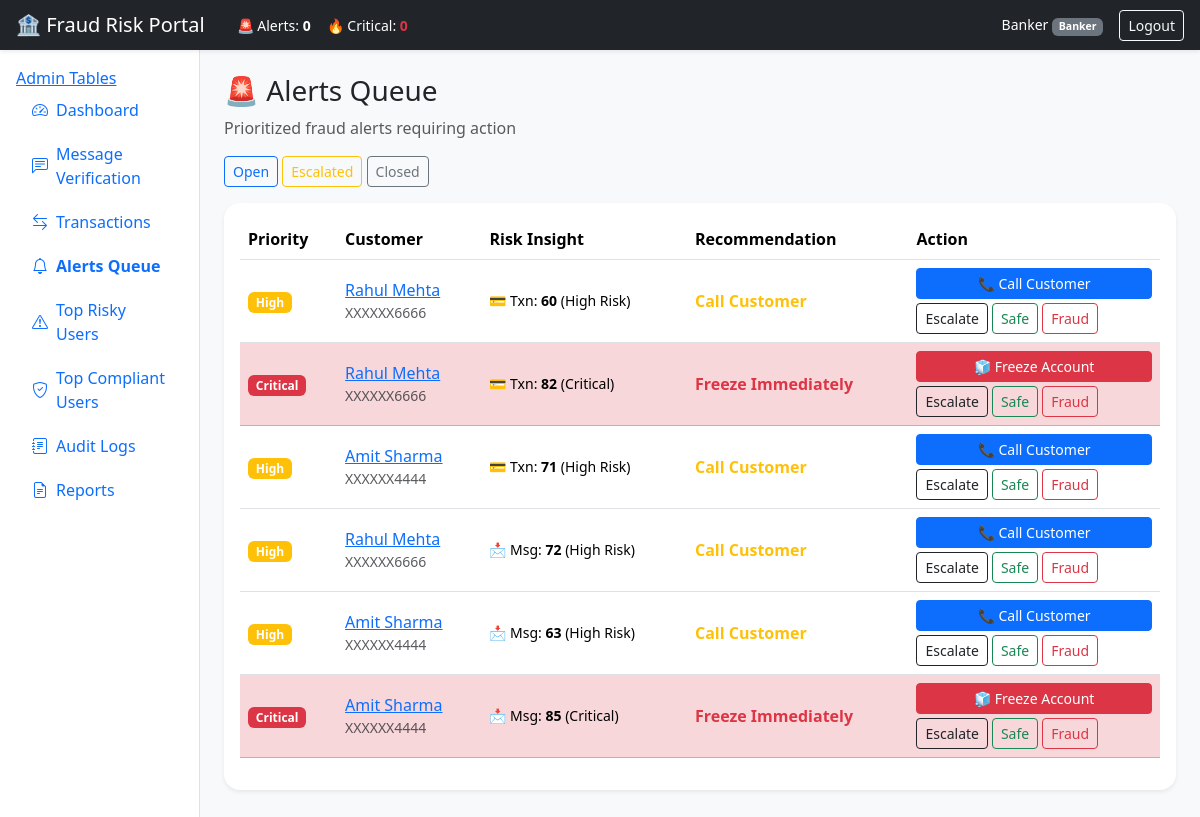
Screenshot of /alerts (signed in) with the database file from the repository.
### app/models.py (models this page shows, shortened)
class User(db.Model, UserMixin):
    id = db.Column(db.Integer, primary_key=True)
    username = db.Column(db.String(80), unique=True, nullable=False)
    full_name = db.Column(db.String(120), nullable=False)
    role = db.Column(db.String(40), nullable=False, default=ROLE_BANKER)
    password_hash = db.Column(db.String(255), nullable=False)
    active = db.Column(db.Boolean, default=True)

class Alert(db.Model):
    id = db.Column(db.Integer, primary_key=True)
    alert_type = db.Column(db.String(40), nullable=False)
    severity = db.Column(db.String(20), default="Medium")
    message_id = db.Column(db.Integer, db.ForeignKey("message.id"), nullable=True)
    transaction_id = db.Column(db.Integer, db.ForeignKey("transaction.id"), nullable=True)
    customer_id = db.Column(db.Integer, db.ForeignKey("customer.id"), nullable=True)
    assigned_role = db.Column(db.String(40), default="Fraud Analyst")
    status = db.Column(db.String(20), default="Open")
    last_action = db.Column(db.String(120), default="Created")
    created_at = db.Column(db.DateTime, default=datetime.utcnow)

class Customer(db.Model):
    id = db.Column(db.Integer, primary_key=True)
    customer_ref = db.Column(db.String(30), unique=True, nullable=False)
    full_name = db.Column(db.String(120), nullable=False)
    phone_masked = db.Column(db.String(20), nullable=False)
    email_masked = db.Column(db.String(120), nullable=True)
    account_masked = db.Column(db.String(30), nullable=False)
    account_status = db.Column(db.String(20), default="Active")
    kyc_status = db.Column(db.String(20), default="Pending")
    account_age_months = db.Column(db.Integer, default=12)
    device_change_frequency = db.Column(db.Integer, default=0)
    location_mismatch_count = db.Column(db.Integer, default=0)
    complaint_count = db.Column(db.Integer, default=0)
    vulnerability_indicator = db.Column(db.Integer, default=0)
    transaction_velocity = db.Column(db.Float, default=0.0)
    message_frequency = db.Column(db.Integer, default=0)
    linked_user_flag = db.Column(db.String(20), default="Compliant")

class TransactionPrediction(db.Model):
    id = db.Column(db.Integer, primary_key=True)
    transaction_id = db.Column(db.Integer, db.ForeignKey("transaction.id"), nullable=False)
    fraud_probability = db.Column(db.Float, nullable=False)
    risk_score = db.Column(db.Integer, nullable=False)
    risk_category = db.Column(db.String(30), nullable=False)
    reasons_json = db.Column(db.Text, nullable=False)
    anomaly_score = db.Column(db.Float, default=0.0)
    model_probability = db.Column(db.Float, default=0.0)

class MessagePrediction(db.Model):
    id = db.Column(db.Integer, primary_key=True)
    message_id = db.Column(db.Integer, db.ForeignKey("message.id"), nullable=False)
    scam_probability = db.Column(db.Float, nullable=False)
    risk_score = db.Column(db.Integer, nullable=False)
    risk_category = db.Column(db.String(30), nullable=False)
    reasons_json = db.Column(db.Text, nullable=False)
    keywords_json = db.Column(db.Text, nullable=False)
    action_recommendation = db.Column(db.String(255), nullable=False)
    model_probability = db.Column(db.Float, default=0.0)
    rule_score = db.Column(db.Float, default=0.0)

### app/routes/main.py (the view)
@main_bp.route("/alerts")
@login_required
def alerts_queue():
    status = request.args.get("status", "Open")
    alerts = Alert.query.filter_by(status=status).order_by(Alert.created_at.desc()).all()
    customers = {c.id: c for c in Customer.query.all()}
    msg_preds = {p.message_id: p for p in MessagePrediction.query.all()}
    tx_preds = {p.transaction_id: p for p in TransactionPrediction.query.all()}
    return render_template(
        "alerts.html",
        alerts=alerts,
        customers=customers,
        msg_preds=msg_preds,
        tx_preds=tx_preds,
        status=status
    )

### app/models.py (called while the page is built)
@login_manager.user_loader
def load_user(user_id):
    return db.session.get(User, int(user_id))

### app/routes/main.py (called while the page is built)
@main_bp.app_context_processor
def inject_stats():
    stats = {
        "total": MessagePrediction.query.count(),
        "fraud": MessagePrediction.query.filter(MessagePrediction.risk_score >= 50).count(),
        "legit": MessagePrediction.query.filter(MessagePrediction.risk_score < 50).count(),
    }
    return dict(stats=stats)

### templates/alerts.html
{% extends "base.html" %}
{% block content %}
<h3 class="mb-2">🚨 Alerts Queue</h3>
<p class="text-muted">Prioritized fraud alerts requiring action</p>
<div class="mb-3">
  <a class="btn btn-sm btn-outline-primary" href="{{ url_for('main.alerts_queue', status='Open') }}">Open</a>
  <a class="btn btn-sm btn-outline-warning" href="{{ url_for('main.alerts_queue', status='Escalated') }}">Escalated</a>
  <a class="btn btn-sm btn-outline-secondary" href="{{ url_for('main.alerts_queue', status='Closed') }}">Closed</a>
</div>
<div class="card shadow-sm rounded-4">
  <div class="card-body">
    <div class="table-responsive">
      <table class="table align-middle">
        <thead>
          <tr>
            <th>Priority</th>
            <th>Customer</th>
            <th>Risk Insight</th>
            <th>Recommendation</th>
            <th>Action</th>
          </tr>
        </thead>
        <tbody>
        {% for a in alerts %}
          {% set c = customers.get(a.customer_id) %}
          {% set mp = msg_preds.get(a.message_id) %}
          {% set tp = tx_preds.get(a.transaction_id) %}
          <tr class="{% if a.severity == 'Critical' %}table-danger{% endif %}">
            <td>
              <span class="badge
                {% if a.severity == 'Critical' %}bg-danger
                {% elif a.severity == 'High' %}bg-warning
                {% else %}bg-secondary{% endif %}">
                {{ a.severity }}
              </span>
            </td>
            <td>
              {% if c %}
                <a href="{{ url_for('main.customer_profile', customer_id=c.id) }}">
                  {{ c.full_name }}
                </a>
                <div class="small text-muted">{{ c.account_masked }}</div>
              {% else %}
                -
              {% endif %}
            </td>
            <td class="small">
              {% if mp %}
                📩 Msg: <b>{{ mp.risk_score }}</b> ({{ mp.risk_category }})<br>
              {% endif %}
              {% if tp %}
                💳 Txn: <b>{{ tp.risk_score }}</b> ({{ tp.risk_category }})
              {% endif %}
            </td>
            <td>
              {% if a.severity == 'Critical' %}
                <span class="text-danger fw-bold">Freeze Immediately</span>
              {% elif a.severity == 'High' %}
                <span class="text-warning fw-bold">Call Customer</span>
              {% else %}
                <span class="text-muted">Review</span>
              {% endif %}
            </td>
            <td>
              <div class="mb-1">
                {% if a.severity == 'Critical' %}
                  <form method="post" action="{{ url_for('main.freeze_account', alert_id=a.id) }}">
                    <button type="submit" class="btn btn-sm btn-danger w-100">🧊 Freeze Account</button>
                  </form>
                {% elif a.severity == 'High' %}
                  <form method="post" action="{{ url_for('main.call_customer', alert_id=a.id) }}">
                    <button type="submit" class="btn btn-sm btn-primary w-100">📞 Call Customer</button>
                  </form>
                {% endif %}
              </div>
              <div class="d-flex flex-wrap gap-1">
                <form method="post" action="{{ url_for('main.escalate', alert_id=a.id) }}">
                  <button type="submit" class="btn btn-outline-dark btn-sm">Escalate</button>
                </form>
                <form method="post" action="{{ url_for('main.mark_safe', alert_id=a.id) }}">
                  <button type="submit" class="btn btn-outline-success btn-sm">Safe</button>
                </form>
                <form method="post" action="{{ url_for('main.mark_fraud', alert_id=a.id) }}">
                  <button type="submit" class="btn btn-outline-danger btn-sm">Fraud</button>
                </form>
              </div>
            </td>
          </tr>
        {% endfor %}
        </tbody>
      </table>
    </div>
  </div>
</div>
{% endblock %}

### templates/base.html (shortened to what this page needs)
<!doctype html>
<html lang="en">
<head>
  <link href="https://cdn.jsdelivr.net/npm/bootstrap@5.3.3/dist/css/bootstrap.min.css" rel="stylesheet">
  <link href="https://cdn.jsdelivr.net/npm/bootstrap-icons@1.11.3/font/bootstrap-icons.css" rel="stylesheet">
  <link rel="stylesheet" href="{{ url_for('static', filename='css/style.css') }}">
</head>
<body class="bg-light">
<nav class="navbar navbar-dark bg-dark shadow-sm px-3">
  <div class="d-flex align-items-center gap-3">
    <span class="navbar-brand mb-0 h5">🏦 Fraud Risk Portal</span>
    <div class="d-none d-md-flex gap-3 text-white small">
      <span>🚨 Alerts: <b>{{ stats.open_alerts or 0 }}</b></span>
      <span>🔥 Critical: <b class="text-danger">{{ stats.critical_alerts or 0 }}</b></span>
    </div>
  </div>
  <div class="d-flex align-items-center gap-3 text-white">
    {% if current_user.is_authenticated %}
      <span class="small">
        {{ current_user.full_name }}
        <span class="badge bg-secondary">{{ current_user.role }}</span>
      </span>
      <a class="btn btn-outline-light btn-sm" href="{{ url_for('auth.logout') }}">Logout</a>
    {% endif %}
  </div>
</nav>
<div class="container-fluid">
  <div class="row">
    <aside class="col-lg-2 bg-white border-end min-vh-100 p-3">
    <a href="{{ url_for('admin.list_tables') }}">Admin Tables</a>
      <div class="nav flex-column gap-1">
        {% macro nav_item(endpoint, icon, label) %}
          <a class="nav-link d-flex align-items-center gap-2
            {% if request.endpoint == endpoint %}active fw-bold text-primary{% endif %}"
            href="{{ url_for(endpoint) }}">
            <i class="bi {{ icon }}"></i> {{ label }}
          </a>
        {% endmacro %}
        {{ nav_item('main.dashboard', 'bi-speedometer2', 'Dashboard') }}
        {{ nav_item('main.message_verify', 'bi-chat-left-text', 'Message Verification') }}
        {{ nav_item('main.transaction_monitor', 'bi-arrow-left-right', 'Transactions') }}
        {{ nav_item('main.alerts_queue', 'bi-bell', 'Alerts Queue') }}
        {{ nav_item('main.top_risky', 'bi-exclamation-triangle', 'Top Risky Users') }}
        {{ nav_item('main.top_compliant', 'bi-shield-check', 'Top Compliant Users') }}
        {{ nav_item('main.audit_logs', 'bi-journal-text', 'Audit Logs') }}
        {{ nav_item('main.reports_page', 'bi-file-earmark-text', 'Reports') }}
      </div>
    </aside>
    <main class="col-lg-10 p-4">
      {% block content %}{% endblock %}
    </main>
  </div>
</div>
</body>
</html>

### static/css/style.css (style rules this page uses)
:root { --navy: #0b1f3a; --accent: #1d4ed8; --soft: #f4f7fb; }
.card { border: 0; }
.table td, .table th { vertical-align: middle; }

### rows the page displays
User: full_name "Banker", role "Banker"
Alert: severity "High", shows "Call Customer"
Customer: full_name "Rahul Mehta", account_masked "XXXXXX6666"
TransactionPrediction: risk_score "60", risk_category "High Risk"
Alert: severity "Critical", shows "Freeze Immediately"
TransactionPrediction: risk_score "82", risk_category "Critical"
Alert: severity "High", shows "Call Customer"
Customer: full_name "Amit Sharma", account_masked "XXXXXX4444"
TransactionPrediction: risk_score "71", risk_category "High Risk"
Alert: severity "High", shows "Call Customer"
MessagePrediction: risk_score "72", risk_category "High Risk"
Alert: severity "High", shows "Call Customer"
MessagePrediction: risk_score "63", risk_category "High Risk"
Alert: severity "Critical", shows "Freeze Immediately"
MessagePrediction: risk_score "85", risk_category "Critical"

### other values shown
{{ stats.open_alerts or 0 }} "0"
{{ stats.critical_alerts or 0 }} "0"
{{ label }} "Dashboard Message Verification Transactions Alerts Queue Top Risky Users Top Compliant Users Audit Logs Reports"
